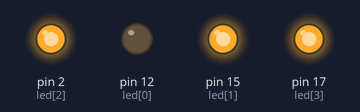
Recording of a sketch running on a simulated Arduino Uno, built with avr-gcc and run on an emulated ATmega328P. Shown: output pins drawn as LEDs (lit = HIGH).

Above: at 0.12 s.
At 1.12 s:
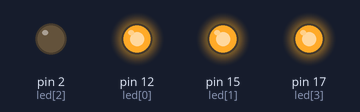
At 1.62 s:
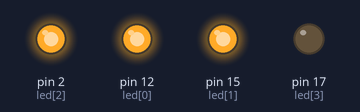
At 2.62 s:
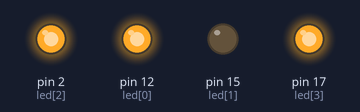
At 4.37 s:
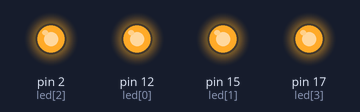
Timing chart, 0 to 4.7 s (numbered marks = the images above):
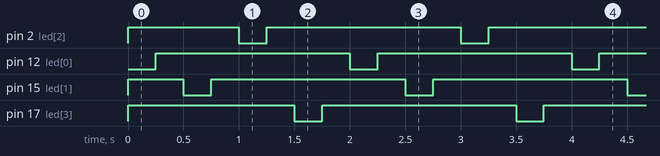

Measured:
- by itself, pin 2 (led[2]), pin 12 (led[0]), pin 15 (led[1]), pin 17 (led[3]): alternates HIGH for 1.8 s and LOW for 0.25 s
- by itself, everything shown: repeats every 2.0 s, in 8 steps

The sketch:

while_loop_2.ino
```cpp
int led[]={12,15,2,17};


void setup() {
  pinMode(led[0] , OUTPUT);
  pinMode(led[1] , OUTPUT);
  pinMode(led[2] , OUTPUT);
  pinMode(led[3] , OUTPUT);
  digitalWrite(led[0] , HIGH);
  digitalWrite(led[1] , HIGH);
  digitalWrite(led[2] , HIGH);
  digitalWrite(led[3] , HIGH);

}

void loop() {
  int x=0;
  while(x < 4){
    digitalWrite(led[x] , LOW);
    delay(250);
    digitalWrite(led[x] , HIGH);
    delay(250);
    x++;
  }

}
```
